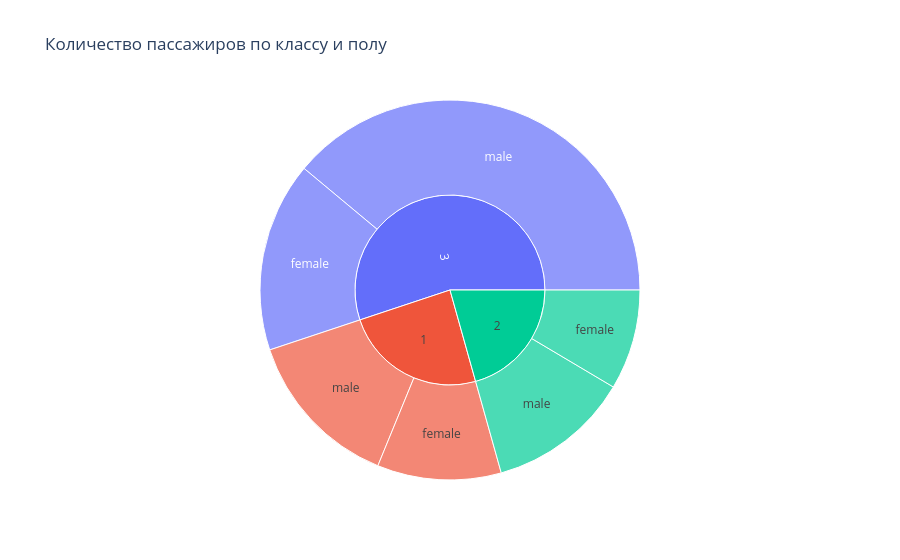

Notebook cell for this chart:
### Markdown cell above
# 9. Интерактивный Sunburst plot

Первый уровень показывает класс пассажира, второй — пол пассажиров внутри каждого класса.

### Code cell
sunburst_data = df.groupby(["Pclass", "Sex"]).size().reset_index(name="Count")

sunburst_data["Pclass"] = sunburst_data["Pclass"].astype(str)

fig = px.sunburst(
    sunburst_data,
    path=["Pclass", "Sex"],
    values="Count",
    title="Количество пассажиров по классу и полу"
)

fig.show()

### Figure 1 — Plotly figure (JSON) as saved in the notebook; plotly's stock layout.template omitted (floating-point values rounded to 4 significant figures)
{"data": [{"branchvalues": "total", "domain": {"x": [0, 1], "y": [0, 1]}, "hovertemplate": "labels=%{label}<br>Count=%{value}<br>parent=%{parent}<br>id=%{id}<extra></extra>", "ids": ["1/female", "1/male", "2/female", "2/male", "3/female", "3/male", "1", "2", "3"], "labels": ["female", "male", "female", "male", "female", "male", "1", "2", "3"], "name": "", "parents": ["1", "1", "2", "2", "3", "3", "", "", ""], "type": "sunburst", "values": [94.0, 122.0, 76.0, 108.0, 144.0, 347.0, 216.0, 184.0, 491.0]}], "layout": {"legend": {"tracegroupgap": 0}, "title": {"text": "Количество пассажиров по классу и полу"}}}
